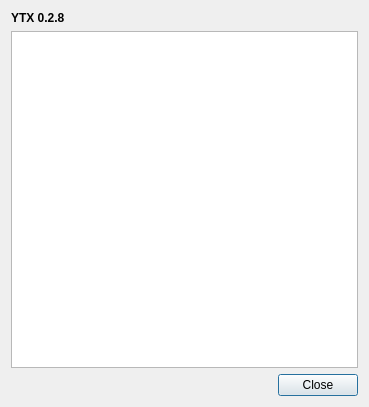
<?xml version="1.0" encoding="UTF-8"?>
<ui version="4.0">
 <class>About</class>
 <widget class="QDialog" name="About">
  <property name="geometry">
   <rect>
    <x>0</x>
    <y>0</y>
    <width>369</width>
    <height>407</height>
   </rect>
  </property>
  <property name="windowTitle">
   <string>About YTX</string>
  </property>
  <layout class="QHBoxLayout" name="horizontalLayout">
   <item>
    <layout class="QGridLayout" name="gridLayout">
     <item row="2" column="1">
      <widget class="QPushButton" name="pBtnClose">
       <property name="text">
        <string>Close</string>
       </property>
       <property name="default">
        <bool>true</bool>
       </property>
      </widget>
     </item>
     <item row="1" column="0" colspan="2">
      <widget class="QPlainTextEdit" name="plainTextEdit">
       <property name="readOnly">
        <bool>true</bool>
       </property>
      </widget>
     </item>
     <item row="0" column="0" colspan="2">
      <widget class="QLabel" name="lab">
       <property name="font">
        <font>
         <bold>true</bold>
        </font>
       </property>
       <property name="accessibleDescription">
        <string notr="true"/>
       </property>
       <property name="text">
        <string notr="true">YTX 0.2.8</string>
       </property>
      </widget>
     </item>
     <item row="2" column="0">
      <spacer name="horizontalSpacer">
       <property name="orientation">
        <enum>Qt::Orientation::Horizontal</enum>
       </property>
       <property name="sizeHint" stdset="0">
        <size>
         <width>40</width>
         <height>20</height>
        </size>
       </property>
      </spacer>
     </item>
    </layout>
   </item>
  </layout>
 </widget>
 <resources/>
 <connections>
  <connection>
   <sender>pBtnClose</sender>
   <signal>clicked()</signal>
   <receiver>About</receiver>
   <slot>accept()</slot>
   <hints>
    <hint type="sourcelabel">
     <x>490</x>
     <y>357</y>
    </hint>
    <hint type="destinationlabel">
     <x>438</x>
     <y>355</y>
    </hint>
   </hints>
  </connection>
 </connections>
</ui>
